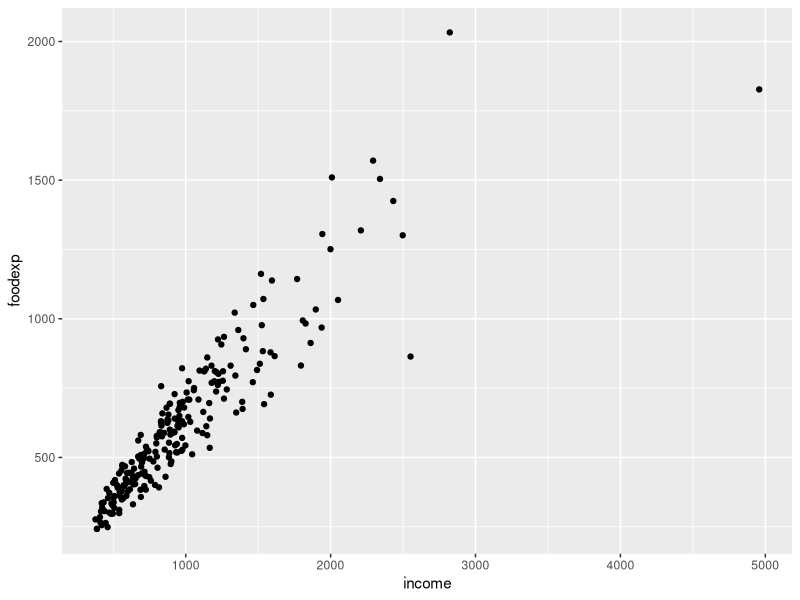

The R script that drew this image:
## ---- chunk 1
knitr::opts_chunk$set(echo = TRUE)
library(tidyverse)
library(ggplot2)
library(quantreg)
## ---- chunk 2
engel_csv <- read_csv("engel.csv")
ggplot(engel_csv, aes(x=income,y=foodexp)) + geom_point()

## ---- chunk 3

# I basically did this in class, so I'm just posting the scripts here. 

model1 <- function(b, data) {
  b[1] + data$income * b[2]+data$income2 * b[3]
}

measure_distance2 <- function(mod, data) {
  diff <- data$foodexp - model1(mod, data)
  ((mean((diff )^2)))
}

bestOLS <- optim(c(0, 0,0), measure_distance2, data = engel_csv)
bestOLS$par

## ---- chunk 4

fits_lm<- lm(foodexp~income+income2,data=engel_csv)
summary(fits_lm)

## ---- chunk 5

model1 <- function(b, data) {
  b[1] + data$income * b[2]+data$income2 * b[3]
}

measure_distance2 <- function(mod, data) {
  diff <- data$foodexp - model1(mod, data)
  ((mean((diff )^2)))
}
bestOLS <- optim(c(8, 0,0), measure_distance2, data = engel_csv)
bestOLS$par

## ---- chunk 6
# I basically did this in class, so I'm just posting the scripts here. 

model1 <- function(b, data) {
  b[1] + data$income * b[2]+ data$income2 * b[3]
}

measure_distance3 <- function(mod, data) {
  diff <- data$foodexp - model1(mod, data)
  ((mean(abs(diff ))))
}
bestLAD <- optim(c(0, 0,0), measure_distance3, data = engel_csv)
bestLAD$par

